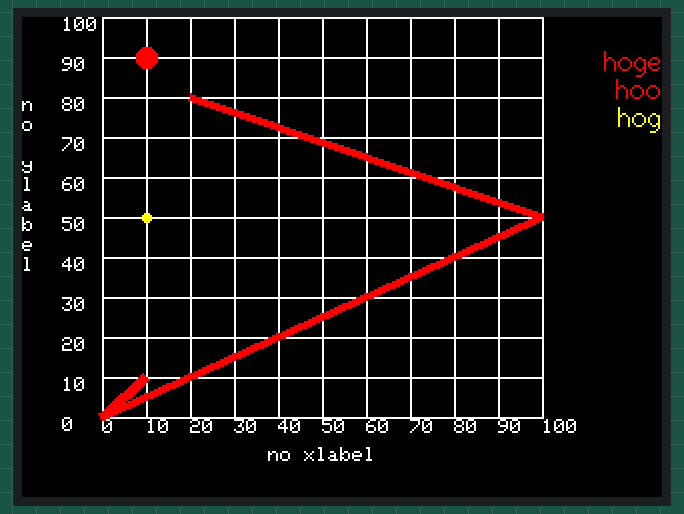
Recording of a program running on a simulated ESP32. On the bench: 320×240 colour display.

Above: at 0.3 s.

The program:

main.cpp
```cpp
#include <Arduino.h>
#include "Graph.h"
void setup() {
  // put your setup code here, to run once:
   M5.begin();
  auto k = Graph();
  k.plot(10,10,RED,"hoge",3);       //Add Plot-legend-name is hoge. Line-width = 3.
  k.plot(0,0,RED,"huu");          //Write line: legend-name is hoge. Line-width = 3.
  k.plot(100,50,RED,"hoo");        // Write line: legend-name is hoge. Line-width = 3.
  k.plot(20,80,RED);
  k.scatter(10,90,RED,"hoo",5);     //Add Scatter-legend:hoge. Radius = 3.
  k.scatter(10,50,YELLOW,"hog");  //Add  Scatter-legend:hog. Radius = 3.
}

void loop() {
  // put your main code here, to run repeatedly:
}
```
